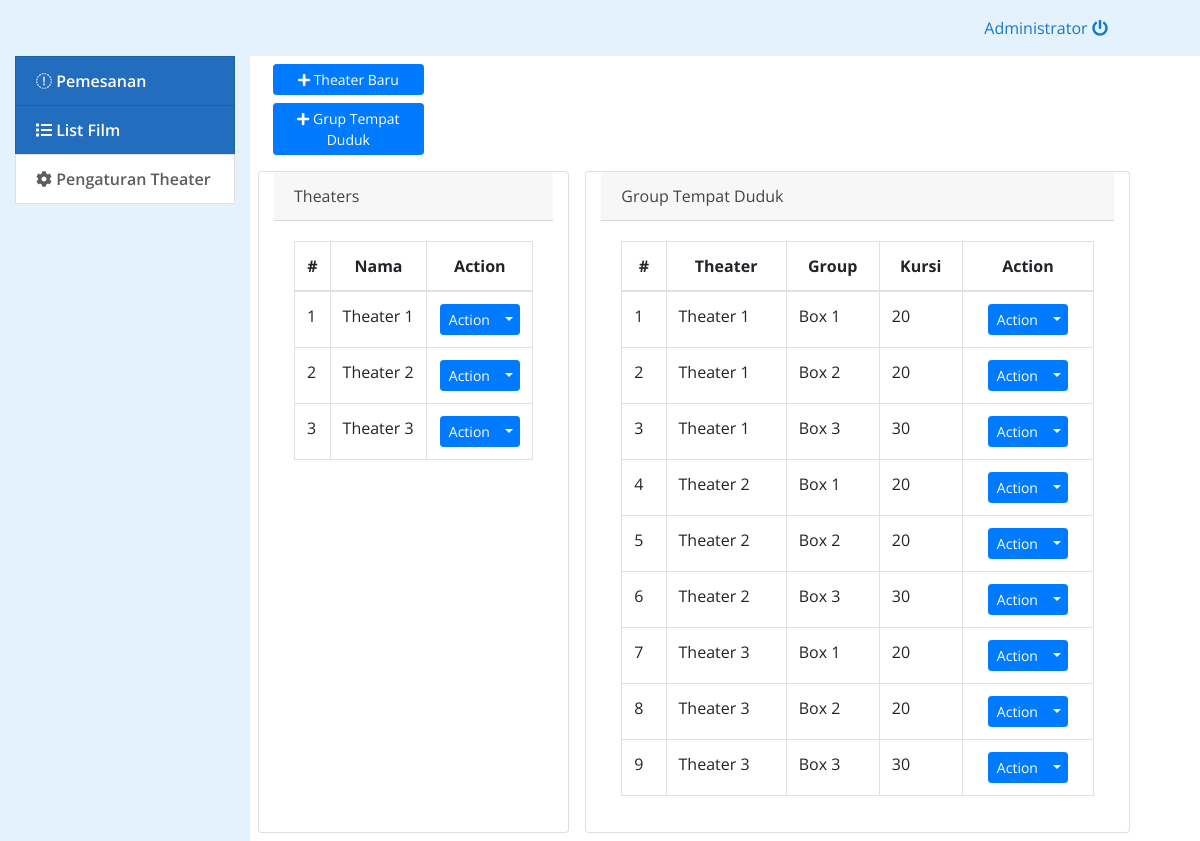
The app's page /admin/index.php?page=theater_settings (signed in) with its own data.
### tables this page shows
CREATE TABLE `theater` (
  `id` int(30) NOT NULL,
  `name` text NOT NULL
);

CREATE TABLE `theater_settings` (
  `id` int(30) NOT NULL,
  `theater_id` int(30) NOT NULL,
  `seat_group` varchar(250) NOT NULL,
  `seat_count` int(11) NOT NULL DEFAULT 0
);

### admin/theater_settings.php (the view, shortened to what this page needs)
<?php include ('db_connect.php') ?>
<div class="container-fluid">
	<div class="row">
		<div class="col-md-12">
			<button class="btn btn-block btn-sm btn-primary col-sm-2" type="button" id="new_theater"><i class="fa fa-plus"></i> Theater Baru</button>
			<button class="btn btn-block btn-sm btn-primary col-sm-2" type="button" id="new_group"><i class="fa fa-plus"></i> Grup Tempat Duduk</button>
		</div>
	</div>
	<div class="row">
		<div class="card col-md-4 mt-3">
			<div class="card-header">
				<large>Theaters</large>
			</div>
			<div class="card-body">
				<table class="table table-bordered">
					<thead>
						<tr>
							<th class="text-center">#</th>
							<th class="text-center">Nama</th>
							<th class="text-center">Action</th>
						</tr>
					</thead>
					<tbody>
						<?php
						$i = 1;
						$theater = $conn->query("SELECT * FROM theater order by name asc ");
						while($row=$theater->fetch_assoc()){
						 ?>
						 <tr>
						 	<td><?php echo $i++ ?></td>
						 	<td><?php echo $row['name'] ?></td>
						 	<td>
						 		<center>
								<div class="btn-group">
								  <button type="button" class="btn btn-primary btn-sm">Action</button>
								  <button type="button" class="btn btn-primary btn-sm dropdown-toggle dropdown-toggle-split" data-toggle="dropdown" aria-haspopup="true" aria-expanded="false">
								  </button>
								</div>
								</center>
						 	</td>
						 </tr>
						<?php } ?>
					</tbody>
				</table>
			</div>
		</div>
	<div class="card col-md-7 mt-3 ml-3">
			<div class="card-header">
				<large>Group Tempat Duduk</large>
			</div>
			<div class="card-body">
				<table class="table table-bordered">
					<thead>
						<tr>
							<th class="text-center">#</th>
							<th class="text-center">Theater</th>
							<th class="text-center">Group</th>
							<th class="text-center">Kursi</th>
							<th class="text-center">Action</th>
						</tr>
					</thead>
					<tbody>
						<?php
						$i = 1;
						$theater = $conn->query("SELECT ts.*,t.name FROM theater_settings ts inner join theater t on ts.theater_id = t.id  order by t.name asc,ts.seat_group asc ");
						while($row=$theater->fetch_assoc()){
						 ?>
						 <tr>
						 	<td><?php echo $i++ ?></td>
						 	<td><?php echo $row['name'] ?></td>
						 	<td><?php echo $row['seat_group'] ?></td>
						 	<td><?php echo $row['seat_count'] ?></td>
						 	<td>
						 		<center>
								<div class="btn-group">
								  <button type="button" class="btn btn-primary btn-sm">Action</button>
								  <button type="button" class="btn btn-primary btn-sm dropdown-toggle dropdown-toggle-split" data-toggle="dropdown" aria-haspopup="true" aria-expanded="false">
								  </button>
								</div>
								</center>
						 	</td>
						 </tr>
						<?php } ?>
					</tbody>
				</table>
			</div>
		</div>
	</div>
	</div>

### admin/assets/css/style.css (style rules this page uses)
body { font-family: "Open Sans", sans-serif; color: #444444; width: 100%; height: calc(100%); }

### records on screen
theater: name "Theater 1"
theater: name "Theater 2"
theater: name "Theater 3"
theater_settings: theater.name "Theater 1", seat_group "Box 1", seat_count "20"
theater_settings: theater.name "Theater 1", seat_group "Box 2", seat_count "20"
theater_settings: theater.name "Theater 1", seat_group "Box 3", seat_count "30"
theater_settings: theater.name "Theater 2", seat_group "Box 1", seat_count "20"
theater_settings: theater.name "Theater 2", seat_group "Box 2", seat_count "20"
theater_settings: theater.name "Theater 2", seat_group "Box 3", seat_count "30"
theater_settings: theater.name "Theater 3", seat_group "Box 1", seat_count "20"
theater_settings: theater.name "Theater 3", seat_group "Box 2", seat_count "20"
theater_settings: theater.name "Theater 3", seat_group "Box 3", seat_count "30"

### other values on screen
$_SESSION['login_name'] "Administrator"
